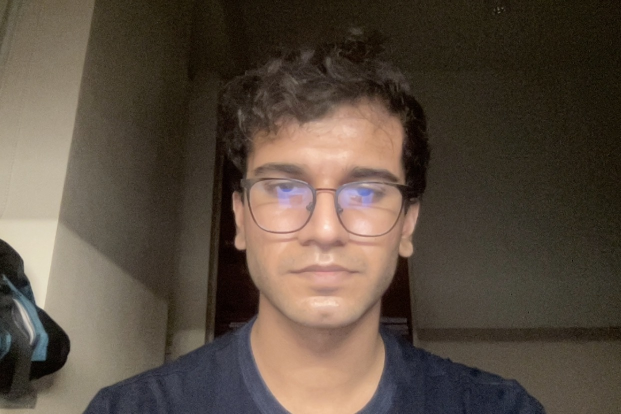
#> input picture PSET2/3_images/selfie1.jpg, 1242 x 828 px (shown at 1/2 size)
$ jupyter execute 3.ipynb
#> lines starting #> are read from the running program, lines starting #| are printed output that depends on the picture
3. Take selfies and do key point detection using above code. Describe the results you see. You should try multiple angles. (5 pts)

[cell 1]
import numpy as np
from scipy.ndimage import gaussian_filter
import time
import matplotlib.pyplot as plt

# I have refered to the opencv github repository while working on my implementation: https://github.com/opencv/opencv/blob/4.x/modules/features2d/src/sift.dispatch.cpp#L309

class SIFT_Keypoint_Detector:
    def __init__(self, nfeatures=0, nLayersinOctave=5, contrastThreshold=0.01,
                 edgeThreshold=10, sigma=1.6):
        # not required for our implementation, but kept for reference
        self.nfeatures = nfeatures
        # number of progressive blurring of an image done in each octave (the number of octaves is calculated from the input image - dimensions halved after each octave)
        self.nLayersinOctave = nLayersinOctave
        # threshold for the contrast check in the scale space maxima detection
        self.contrastThreshold = contrastThreshold
        # threshold for the edge response check in the scale space maxima detection
        self.edgeThreshold = edgeThreshold
        # initial sigma for the first image in the image pyramid
        self.sigma = sigma
        # scaling factor for the floating point arithmetic, used as power of 2 if want to convert the floating point arithmetic to integer arithmetic
        self.SIFT_FIXPT_SCALE = 1

    def create_initial_image(self, img, double_image_size=False):
        if len(img.shape) == 3:
            gray = np.dot(img[..., :3], [0.299, 0.587, 0.114])
        else:
            gray = img
        # Im using SIFT_FIXPT_SCALE = 1, so I'm keeping arithmetic in floating point and not scaling the floating point intensities to integers
        gray_float = gray.astype(np.float32) * self.SIFT_FIXPT_SCALE
        # we want the resulting image to have a blur by factor self.sigma. Assuming it is already blurred by factor of 1.6, we calculate the additional blur sigma using (required_blur^2 - (2*current_blur)^2)
        sig_diff = np.sqrt(max(self.sigma**2 - (1.6**2 * 4), 0.01))

        if double_image_size:
            # I double the image size here by repeating each pixel twice in both dimensions (inner loop is for columns and outer loop is for rows)
            gray_float = np.repeat(np.repeat(gray_float, 2, axis=0), 2, axis=1)
        # apply the additional blur to the image and return the initial image
        return gaussian_filter(gray_float, sig_diff)

    # build the Gaussian pyramid
    def build_Gaussian_Pyramid(self, base, nOctaves):
        # pre-compute the sigma values requried for progressive blurring in each octave
        # the k value is here is defined in the opencv implementation and is used as the scaling factor for the progressive blurring
        k = 2**(1. / self.nLayersinOctave)
        # store sigma values for each layer in the octave (nLayersinOctave + 3 as we need nLayersinOctave + 2 DoG so that every image can be compared with one sigma above and below and +1, so need nLayersinOctave + 3 images in each octave to get these nLayersinOctave + 2 DoG images for each octave)
        sigma = np.array([k**i * self.sigma for i in range(self.nLayersinOctave + 3)])
        # calculate the effective sigma for gaussian blurring in each layer of an octave
        sigma_diff = np.sqrt(np.diff(sigma**2))

        # build the gaussian pyramid
        pyramid = []
        # over each octave
        for o in range(nOctaves):
            # create an octave array to store the layers of the octave
            # initialised with the base image for the first octave
            # otherwise initialised with the downsampled image from the last image previous octave ([::2, ::2] does the downsampling). [-3] is used instead of [-1] from the previous octave to retain detail to an extent so that a lot of detail from the original image is not lost when building the DoG pyramid
            octave = [base] if o == 0 else [pyramid[-1][-3][::2, ::2]]
            # apply progressive for each layer in an octave
            for i in range(1, self.nLayersinOctave + 3):
                # append the blurred layer to the octave array
                octave.append(gaussian_filter(octave[-1], sigma_diff[i-1]))
            # append octave to the Gaussian pyramid
            pyramid.append(octave)
            # base = octave[-3][::2, ::2]
        return pyramid

    # build the Difference of Gaussian pyramid
    def build_DoG_Pyramid(self, Gaussian_Pyramid, nOctaves):
        # using list comprehension here as appending is faster with it than normal for loops.
        # access each octave from the Gaussian pyramid and for each octave build the DoG pyramid by taking the difference of consecutive layers in the octave
        return [[octave[i+1] - octave[i] for i in range(len(octave) - 1)]
                for octave in Gaussian_Pyramid]

    # find the scale space extrema(maxima and minima) in the DoG pyramid using 3x3x3 pixel cube neighbourhoods
    def find_scale_space_extrema(self, DoG_pyramid):
        # calculate the threshold for declaring as an extrema (based on the opencv implementation - line 374)
        threshold = float(0.5 * self.contrastThreshold / self.nLayersinOctave * 255 * self.SIFT_FIXPT_SCALE)
        # build the list of keypoints by iterating over each octave and each layer in the octave with a 3x3x3 pixel cube neighbourhood
        keypoints = []
        # iterate over each octave in the DoG pyramid
        for o, octave in enumerate(DoG_pyramid):
            # iterate over each layer in the octave
            for i in range(1, len(octave) - 1):
                # for each layer(starting from the second) access the current, previous and next layers in the octave
                prev, curr, next = octave[i-1:i+2]

                # using sliding_window_view from numpy here for efficiency (reference: https://stackoverflow.com/a/65447214)
                window = np.lib.stride_tricks.sliding_window_view(curr, (3, 3)) # looks something like this: [[[[1,2,3],[4,5,6],[7,8,9]],[[10,11,12],[13,14,15],[16,17,18]],[[19,20,21],[22,23,24],[25,26,27]]]]
                # get the center blob of each window (3x3x3 pixel cube neighbourhood)
                center = window[:, :, 1, 1]
                # stack the neighbours of the center blob in the 3x3x3 pixel cube neighbourhood
                neighbors = np.dstack([window[:, :, i, j] for i in range(3) for j in range(3) if (i != 1 or j != 1)])

                # check for the local extrema in the 3x3x3 neighborhood
                # using & for element wise logical AND
                # compare with the pixels in the previos and next layers in the octave
                is_max = (np.abs(center) > threshold) & (center > 0) & \
                        (center > neighbors.max(axis=2)) & \
                        (center > prev[1:-1, 1:-1]) & (center > next[1:-1, 1:-1])
                # compare with the pixels in the previos and next layers in the octave
                is_min = (np.abs(center) > threshold) & (center < 0) & \
                        (center < neighbors.min(axis=2)) & \
                        (center < prev[1:-1, 1:-1]) & (center < next[1:-1, 1:-1])

                # taking both local maxima and local minima as extremas
                extrema = is_max | is_min

                # filter out any edge like features - cannot be used as keypoints as they are similar when slided in the direction of the edge
                # calculate the Hessian matrix for the 3x3x3 pixel cube neighbourhood
                # calculate the first order derivatives in y and x directions
                # reference: https://medium.com/jun94-devpblog/cv-10-local-feature-descriptors-harris-and-hessian-corner-detector-7d524888abfd
                dy = curr[1:-1, 2:] - curr[1:-1, :-2]
                dx = curr[2:, 1:-1] - curr[:-2, 1:-1]
                # calculate the second order derivatives in the x and y directions - using central difference method: f''(x) ≈ [f(x+h) + f(x-h) - 2f(x)] / h^2 [h = 1]
                dxx = curr[1:-1, 2:] + curr[1:-1, :-2] - 2 * curr[1:-1, 1:-1]
                dyy = curr[2:, 1:-1] + curr[:-2, 1:-1] - 2 * curr[1:-1, 1:-1]
                # calculate the cross derivative
                dxy = ((curr[2:, 2:] + curr[:-2, :-2]) - (curr[2:, :-2] + curr[:-2, 2:])) / 4 # division by 4 as effectively we are effectively taking the difference twice
                # Hessian = [[dxx, dxy], [dxy, dyy]]
                # trace of the hessian matrix
                tr = dxx + dyy
                # determinant of the hessian matrix
                det = dxx * dyy - dxy ** 2
                # calculate the edge response function
                edge_response = np.full_like(det, np.inf, dtype=np.float32)
                edge_response[det >0] = (tr[det > 0] ** 2) / det[det > 0]
                # if det[i] = 0 then edge_response[i] = np.inf:

                # filter out the edge like features by checking the edge threshold with the edge response function
                # edge_threshold_ratio = (self.edgeThreshold + 1) ** 2 / self.edgeThreshold based on Lowe's paper section 4.1: https://link.springer.com/content/pdf/10.1023/b:visi.0000029664.99615.94.pdf on edge response
                extrema = extrema & (edge_response < (self.edgeThreshold + 1) ** 2 / self.edgeThreshold)
                # get the coordinates of the extrema
                x, y = np.where(extrema)
                # append the (octave, layer_in_octave, y, x) tuple to the keypoints list
                keypoints.extend([(o, i, r+1, c+1) for r, c in zip(y, x)])

        return keypoints

    def detect_keypoints(self, img):
        # create the initial image by applying the initial blur
        base = self.create_initial_image(img)
        # compute the number of possible octaves based on the image size
        nOctaves = int(round(np.log2(min(base.shape)) - 2)) # -2 is heuristic - stop at a reasonable resolution

        gpyr = self.build_Gaussian_Pyramid(base, nOctaves)
        dogpyr = self.build_DoG_Pyramid(gpyr, nOctaves)
        keypoints = self.find_scale_space_extrema(dogpyr)

        if self.nfeatures > 0 and len(keypoints) > self.nfeatures:
            keypoints = keypoints[:self.nfeatures]
        return keypoints

    def draw_keypoints(self, gray_img, keypoints, markersize=2):
        plt.imshow(gray_img, cmap='gray')
        height, width = gray_img.shape[:2]
        keypoints_array = np.array(keypoints)

        # vectorized scaling of keypoint coordinates
        scales = 2 ** keypoints_array[:, 0]
        x_scaled = keypoints_array[:, 2] * scales
        y_scaled = keypoints_array[:, 3] * scales

        plt.plot(x_scaled, y_scaled, 'ro', markersize=markersize)
        plt.title('Manual Keypoint Detection')
        plt.show()

[cell 2]
import cv2

img_1 = cv2.imread('3_images/selfie1.jpg')
#> img_1 is the input picture: shape (828, 1242, 3); mean B, G, R 64.4, 76.4, 89.1
img_2 = cv2.imread('3_images/selfie2.jpg')
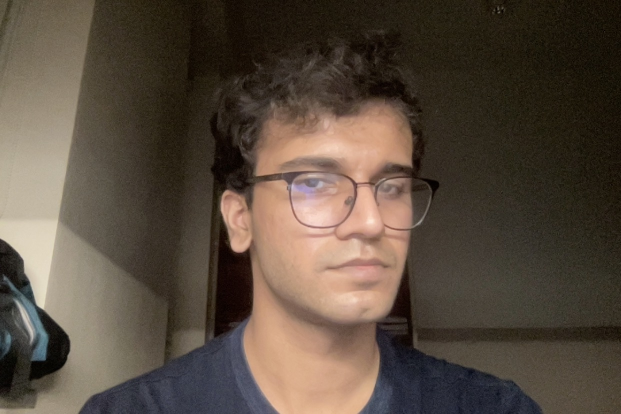
#> input picture PSET2/3_images/selfie2.jpg, 1242 x 828 px (shown at 1/2 size)
#> img_2 is the input picture: shape (828, 1242, 3); mean B, G, R 63.1, 75.3, 88.3
img_3 = cv2.imread('3_images/selfie3.jpg')
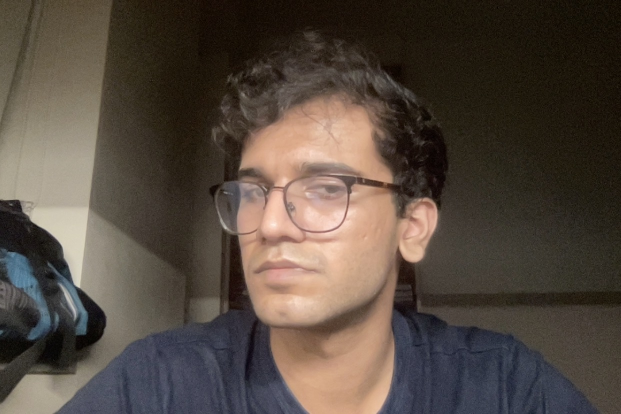
#> input picture PSET2/3_images/selfie3.jpg, 1242 x 828 px (shown at 1/2 size)
#> img_3 is the input picture: shape (828, 1242, 3); mean B, G, R 64.3, 73.7, 85

gray_img1 = cv2.cvtColor(img_1, cv2.COLOR_BGR2GRAY)
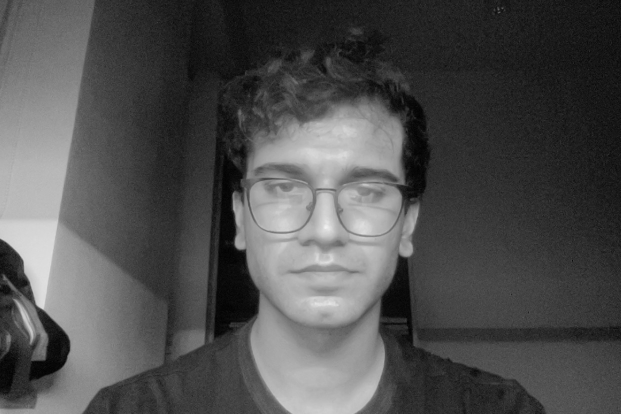
#> gray_img1: shape (828, 1242) (shown at 1/2 size); min 0, max 241, mean 78.8
gray_img2 = cv2.cvtColor(img_2, cv2.COLOR_BGR2GRAY)
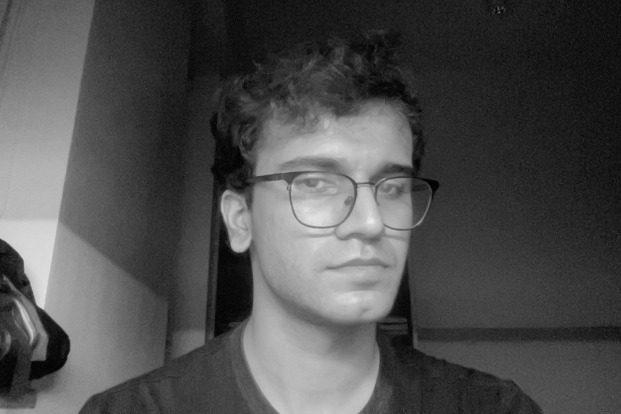
#> gray_img2: shape (828, 1242) (shown at 1/2 size); min 0, max 235, mean 77.8
gray_img3 = cv2.cvtColor(img_3, cv2.COLOR_BGR2GRAY)
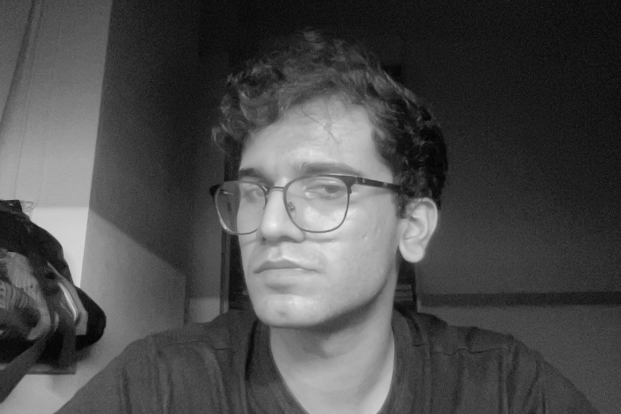
#> gray_img3: shape (828, 1242) (shown at 1/2 size); min 0, max 243, mean 76

sift_detector = SIFT_Keypoint_Detector(nfeatures=0, nLayersinOctave=3, contrastThreshold=0.13, edgeThreshold=10, sigma=1.6)

keypoints1 = sift_detector.detect_keypoints(gray_img1)
#> after the loop in build_Gaussian_Pyramid, `for o in range(nOctaves):`: pyramid = 8 items
#> the loop in find_scale_space_extrema, `for o, octave in enumerate(DoG_pyramid):` made 8 passes
#> after the loop in find_scale_space_extrema, `for o, octave in enumerate(DoG_pyramid):`: keypoints = 340 items, first 6: (0, 1, 993, 21), (0, 1, 987, 28), (0, 1, 733, 120), (0, 1, 719, 159), (0, 1, 791, 180), (0, 1, 815, 230)
#> keypoints1 has the same summary as keypoints in find_scale_space_extrema
sift_detector.draw_keypoints(gray_img1, keypoints1)
#> in draw_keypoints, `keypoints_array = np.array(keypoints)`: keypoints_array = 340 rows, first 6: [0, 1, 993, 21], [0, 1, 987, 28], [0, 1, 733, 120], [0, 1, 719, 159], [0, 1, 791, 180], [0, 1, 815, 230]
#> in draw_keypoints, `scales = 2 ** keypoints_array[:, 0]`: scales = 340 values from 1 to 32
#> in draw_keypoints, `x_scaled = keypoints_array[:, 2] * scales`: x_scaled = 340 values, max 1081 at index 83, min 4 at index 26, mean 439
#> in draw_keypoints, `y_scaled = keypoints_array[:, 3] * scales`: y_scaled = 340 values, max 816 at index 119, min 21 at index 0, mean 535.3
#> in draw_keypoints, `plt.show()`:
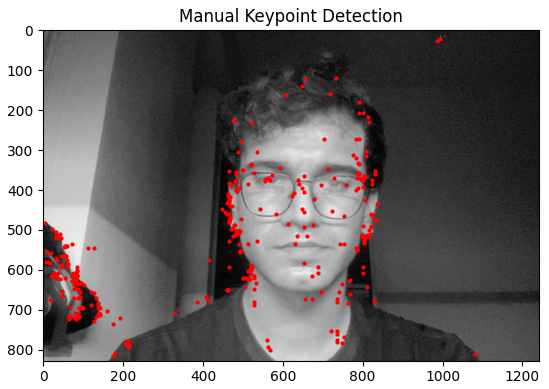
#> figure drawn by matplotlib, 1 panel

keypoints2 = sift_detector.detect_keypoints(gray_img2)
#> the loop in find_scale_space_extrema (call 2), `for o, octave in enumerate(DoG_pyramid):` made 8 passes
#> keypoints2 = 383 items, first 6: (0, 1, 1000, 14), (0, 1, 1004, 21), (0, 1, 994, 22), (0, 1, 992, 24), (0, 1, 512, 129), (0, 1, 472, 163)
sift_detector.draw_keypoints(gray_img2, keypoints2)
#> call 2 of draw_keypoints, with markersize = 2
#> in draw_keypoints (call 2), `keypoints_array = np.array(keypoints)`: keypoints_array = 383 rows, first 6: [0, 1, 1000, 14], [0, 1, 1004, 21], [0, 1, 994, 22], [0, 1, 992, 24], [0, 1, 512, 129], [0, 1, 472, 163]
#> in draw_keypoints (call 2), `scales = 2 ** keypoints_array[:, 0]`: scales = 383 values from 1 to 64
#> in draw_keypoints (call 2), `x_scaled = keypoints_array[:, 2] * scales`: x_scaled = 383 values, max 1004 at index 1, min 5 at index 44, mean 438.2
#> in draw_keypoints (call 2), `y_scaled = keypoints_array[:, 3] * scales`: y_scaled = 383 values, max 810 at index 87, min 14 at index 0, mean 506
#> in draw_keypoints (call 2), `plt.show()`:
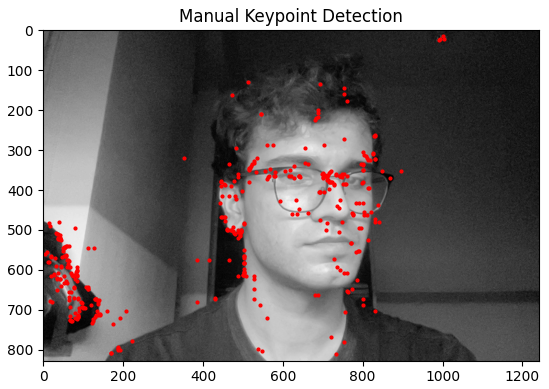
#> figure drawn by matplotlib, 1 panel

keypoints3 = sift_detector.detect_keypoints(gray_img3)
#> keypoints3 = 466 items, first 6: (0, 1, 533, 132), (0, 1, 463, 148), (0, 1, 487, 150), (0, 1, 700, 158), (0, 1, 487, 189), (0, 1, 827, 200)
sift_detector.draw_keypoints(gray_img3, keypoints3)
#> call 3 of draw_keypoints, with markersize = 2
#> in draw_keypoints (call 3), `keypoints_array = np.array(keypoints)`: keypoints_array = 466 rows, first 6: [0, 1, 533, 132], [0, 1, 463, 148], [0, 1, 487, 150], [0, 1, 700, 158], [0, 1, 487, 189], [0, 1, 827, 200]
#> in draw_keypoints (call 3), `scales = 2 ** keypoints_array[:, 0]`: scales = 466 values from 1 to 64
#> in draw_keypoints (call 3), `x_scaled = keypoints_array[:, 2] * scales`: x_scaled = 466 values, max 876 at index 232, min 2 at index 158, mean 443.6
#> in draw_keypoints (call 3), `y_scaled = keypoints_array[:, 3] * scales`: y_scaled = 466 values, max 805 at index 111, min 132 at index 0, mean 486.7
#> in draw_keypoints (call 3), `plt.show()`:
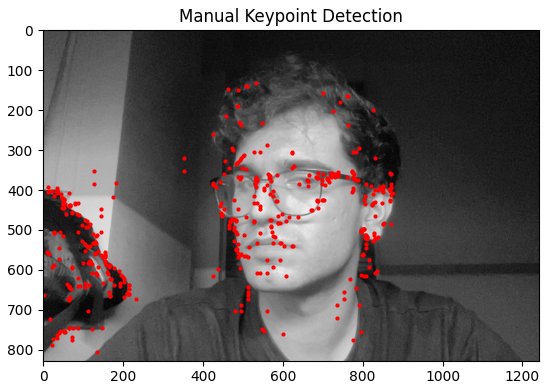
#> figure drawn by matplotlib, 1 panel
